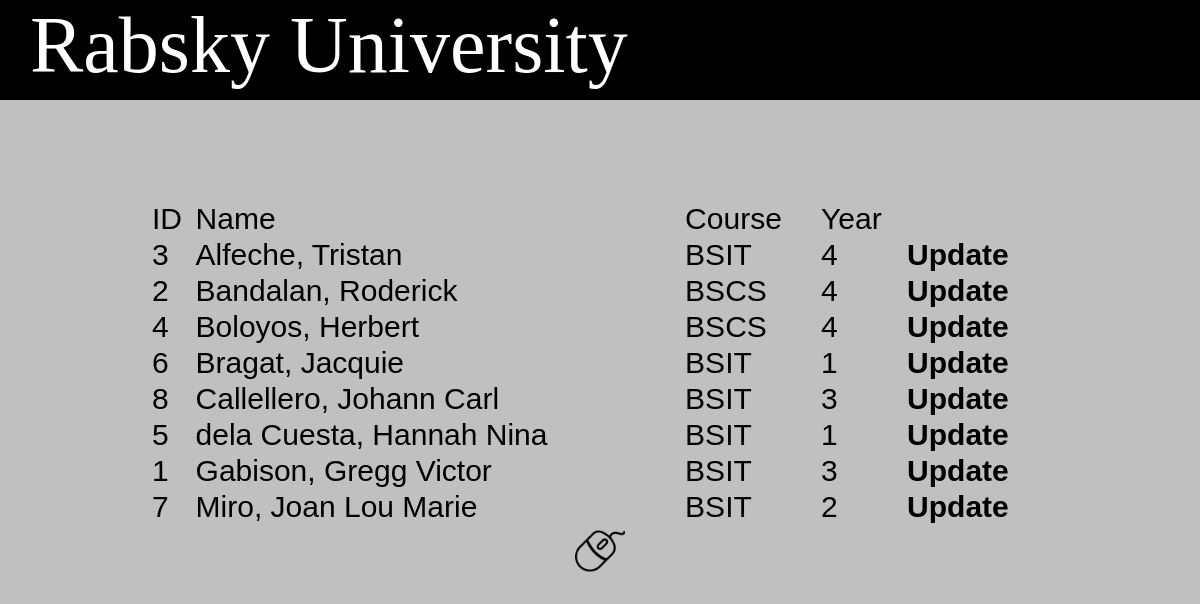
The page /students/studentUpdateList.php on the database its author committed.
### tables this page shows
CREATE TABLE `student` (
  `studid` varchar(10) NOT NULL,
  `studfname` varchar(45) NOT NULL,
  `studmname` varchar(45) DEFAULT NULL,
  `studlname` varchar(45) NOT NULL,
  `studcourse` varchar(45) NOT NULL,
  `studyear` int(5) NOT NULL,
  PRIMARY KEY (`studid`)
);

### init.php (called while the page is built, shortened)
<?php
    if(!function_exists('classAutoLoader')){
        function classAutoLoader($class){
            $class=ucfirst($class);
            $classFile=$_SERVER['DOCUMENT_ROOT'].'/classes/'.$class.'.php';
        }
    }

### classes/Student.php (called while the page is built, shortened)
<?php
class Student {
	private $db;
    private $table = "student";
     public function __construct(PDOdb $db){
            $this->db = $db;
     }
     public function show($order=null){
            $result = $this->db->show($this->table,$order);
            return $result;
     }
}

### classes/PDOdb.php (called while the page is built, shortened)
<?php
class PDOdb implements ICRUD {
    private $dbh;
  	public function __construct($dsn, $user, $password){
  	    try{
             $this->dbh = new PDO($dsn,$user,$password);
	    }
	    catch(PDOException $e)
	    {
             echo "Failed to connect. ".$e->getMessage();
	    }
	}
	public function show($table,$order=null){
          $values = array();
          if(!$order)
             $sql = "SELECT * FROM ".$table;
          else {
             $values[] = $order;
             $sql = "SELECT * FROM ".$table." ORDER BY $order ASC";
          }
          $statement = $this->dbh->prepare($sql);
          if(!$order)
             $statement->execute();
          else
             $statement->execute($values);
           $result = $statement->fetchAll(PDO::FETCH_ASSOC);
           return $result;
	}
}

### students/studentUpdateList.php (the view, shortened to what this page needs)
<?php
    require_once('../init.php');
	$student = new Student(new PDOdb("mysql:host=localhost;dbname=usjr","root",""));
	$results = $student->show('studlname');
?>
<!DOCTYPE html>
<html lang="en">
   <head>
      <link rel="stylesheet" type="text/css" href="../css/ustyles.css">
   </head>
   <body>
      <header class="mainheader">
         <section class="lefthead">
             <span class="headtext">Rabsky University</span>
         </section>
         <section class="righthead">
         </section>
      </header>
     <?php
        if($results){
     ?>
 	      <table name="studlisting" class="studlist">
 	         <tr>
 	         	<td>ID</td>
 	         	<td>Name</td>
 	         	<td>Course</td>
 	         	<td>Year</td>
 	         </tr>
	      <?php
	         foreach($results as $result){
	      ?>
	         <tr class="listdetails">
	            <td><?php echo $result['studid'] ?></td>
	            <td><?php echo $result['studlname'],', ',$result['studfname'] ?></td>
	            <td><?php echo $result['studcourse'] ?></td>
	            <td><?php echo $result['studyear'] ?></td>
	            <td><a class="listlink" href="studentSearch.php?mode=1&studid=<?php echo $result['studid'] ?>">Update</a></td>
	         </tr>
	      <?php
	         }
	      ?>
	         <tr>
                <td colspan="5">
                   <a class="backlink" href="studentmain.php" title="Go Back">
			         <img class="goback" src="../images/computer-mouse.png" title="Go Back" height="50" width="50">
			       </a>
                </td>
	         </tr>
	      </table>
	 <?php
       }
	 ?>
   </body>
</html>

### css/ustyles.css (style rules this page uses)
* { margin:0px; padding:0px; }
body { font-family:arial,verdana,sans-serif; background-color: #c0c0c0; font-size:23px; }
.mainheader { margin: 0; background-color: #000; height: 100px; }
.lefthead { float:left; height:100px; width:920px; }
.headtext { font-family: "Comic sans"; padding-left: 30px; font-size: 80px; color: #fff; }
.righthead { float:left; height:100px; width:400px; }
.studlist { margin: 25px auto; width:900px; font-size:30px; }
td .backlink { display:block; width:100%; text-align: center; }
.listlink { text-decoration: none; color:#000; font-weight: bold; }

### rows shown on the page
student: studid "3", studlname "Alfeche", studfname "Tristan", studcourse "BSIT", studyear "4"
student: studid "2", studlname "Bandalan", studfname "Roderick", studcourse "BSCS", studyear "4"
student: studid "4", studlname "Boloyos", studfname "Herbert", studcourse "BSCS", studyear "4"
student: studid "6", studlname "Bragat", studfname "Jacquie", studcourse "BSIT", studyear "1"
student: studid "8", studlname "Callellero", studfname "Johann Carl", studcourse "BSIT", studyear "3"
student: studid "5", studlname "dela Cuesta", studfname "Hannah Nina", studcourse "BSIT", studyear "1"
student: studid "1", studlname "Gabison", studfname "Gregg Victor", studcourse "BSIT", studyear "3"
student: studid "7", studlname "Miro", studfname "Joan Lou Marie", studcourse "BSIT", studyear "2"
